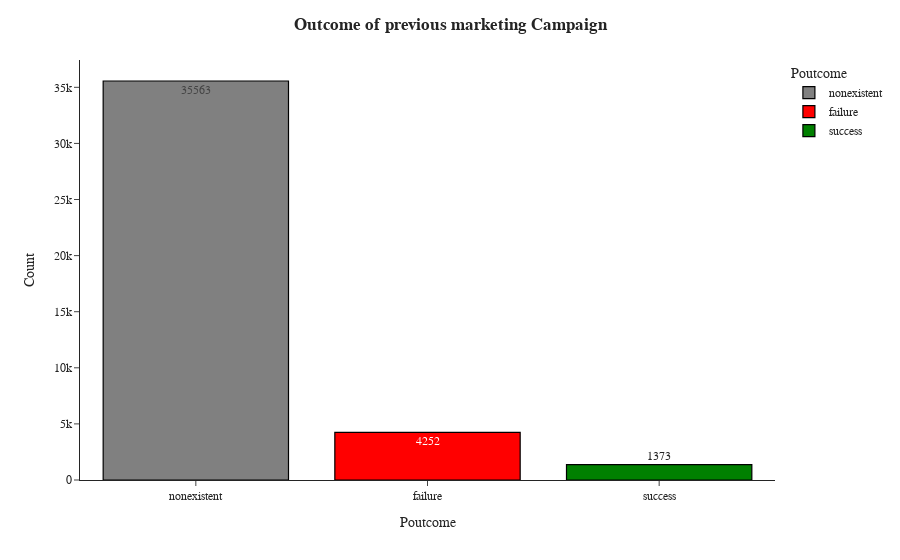
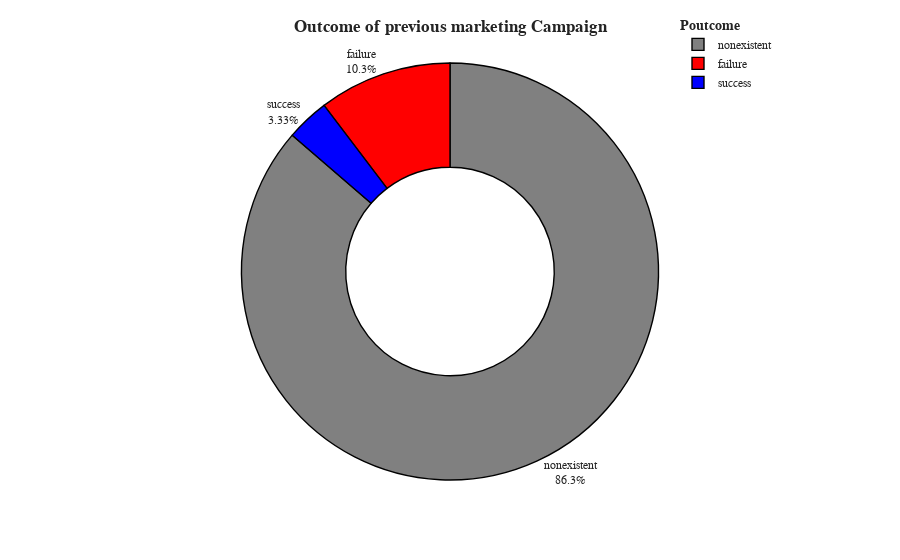

Notebook source saved alongside these figures, in order:
### Markdown cell above
- 79.1% customers in the bank doesn't have Credit in Default
- 52.4% customers in the bank doesn't have Housing Loan
- 82.4% customers in the bank doesn't have Personal Loan

on comparing with Personal Loan and Housing Loan, Most of the clients subscribed for Housing Loan - 45.2%

### Code cell
vc3 = df['poutcome'].value_counts().reset_index()
vc3.columns = ['Poutcome', 'Count']
fig = px.bar(vc3, x='Poutcome', y='Count', color='Poutcome', text='Count', color_discrete_sequence=['grey','red','green','blue'], template='simple_white')
fig.update_traces(marker=dict(line=dict(color='#000000', width=1.2)))
fig.update_layout(title_x=0.5, title_text='<b>Outcome of previous marketing Campaign</b>', font_family="Times New Roman", title_font_family="Times New Roman")
fig.show()
fig = px.pie(vc3, names='Poutcome', values='Count', hole=0.5, template='simple_white', color_discrete_sequence=['grey','red','blue','green'])
fig.update_traces(marker=dict(line=dict(color='#000000', width=1.4)))
fig.update_traces(textposition='outside', textinfo='percent+label')
fig.update_layout(title_x=0.5, showlegend=True, legend_title_text='<b>Poutcome</b>', title_text='<b>Outcome of previous marketing Campaign</b>', font_family="Times New Roman", title_font_family="Times New Roman")
fig.update_layout(title_x=0.5, legend=dict(orientation='v', yanchor='middle', y=1.02, xanchor='right', x=1))
fig.show()

### Figure 1 — Plotly figure (JSON) as saved in the notebook; plotly's stock layout.template omitted (floating-point values rounded to 4 significant figures)
{"data": [{"alignmentgroup": "True", "hovertemplate": "Poutcome=%{x}<br>Count=%{text}<extra></extra>", "legendgroup": "nonexistent", "marker": {"color": "grey", "line": {"color": "#000000", "width": 1.2}, "pattern": {"shape": ""}}, "name": "nonexistent", "offsetgroup": "nonexistent", "orientation": "v", "showlegend": true, "text": [35563], "textposition": "auto", "type": "bar", "x": ["nonexistent"], "xaxis": "x", "y": [35563], "yaxis": "y"}, {"alignmentgroup": "True", "hovertemplate": "Poutcome=%{x}<br>Count=%{text}<extra></extra>", "legendgroup": "failure", "marker": {"color": "red", "line": {"color": "#000000", "width": 1.2}, "pattern": {"shape": ""}}, "name": "failure", "offsetgroup": "failure", "orientation": "v", "showlegend": true, "text": [4252], "textposition": "auto", "type": "bar", "x": ["failure"], "xaxis": "x", "y": [4252], "yaxis": "y"}, {"alignmentgroup": "True", "hovertemplate": "Poutcome=%{x}<br>Count=%{text}<extra></extra>", "legendgroup": "success", "marker": {"color": "green", "line": {"color": "#000000", "width": 1.2}, "pattern": {"shape": ""}}, "name": "success", "offsetgroup": "success", "orientation": "v", "showlegend": true, "text": [1373], "textposition": "auto", "type": "bar", "x": ["success"], "xaxis": "x", "y": [1373], "yaxis": "y"}], "layout": {"barmode": "relative", "font": {"family": "Times New Roman"}, "legend": {"title": {"text": "Poutcome"}, "tracegroupgap": 0}, "margin": {"t": 60}, "title": {"font": {"family": "Times New Roman"}, "text": "<b>Outcome of previous marketing Campaign</b>", "x": 0.5}, "xaxis": {"anchor": "y", "categoryarray": ["nonexistent", "failure", "success"], "categoryorder": "array", "domain": [0, 1], "title": {"text": "Poutcome"}}, "yaxis": {"anchor": "x", "domain": [0, 1], "title": {"text": "Count"}}}}

### Figure 2 — Plotly figure (JSON) as saved in the notebook; plotly's stock layout.template omitted (floating-point values rounded to 4 significant figures)
{"data": [{"domain": {"x": [0, 1], "y": [0, 1]}, "hole": 0.5, "hovertemplate": "Poutcome=%{label}<br>Count=%{value}<extra></extra>", "labels": ["nonexistent", "failure", "success"], "legendgroup": "", "marker": {"line": {"color": "#000000", "width": 1.4}}, "name": "", "showlegend": true, "textinfo": "percent+label", "textposition": "outside", "type": "pie", "values": [35563, 4252, 1373]}], "layout": {"font": {"family": "Times New Roman"}, "legend": {"orientation": "v", "title": {"text": "<b>Poutcome</b>"}, "tracegroupgap": 0, "x": 1, "xanchor": "right", "y": 1.02, "yanchor": "middle"}, "margin": {"t": 60}, "piecolorway": ["grey", "red", "blue", "green"], "showlegend": true, "title": {"font": {"family": "Times New Roman"}, "text": "<b>Outcome of previous marketing Campaign</b>", "x": 0.5}}}
